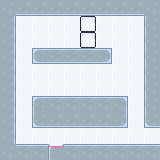

The image is a tile-based game level rendered from a .tmx file. Its description and complete source (layers, tilesets, objects, tile grids) follow:
An orthogonal 10x10 tile map with 16x16 px tiles, 2 tile layers (Tile Layer 2, Tile Layer 1), 2 tilesets and 11 objects (2x block, player_spawn, door, button, path, ...).

<map version="1.10" tiledversion="1.10.2" orientation="orthogonal" renderorder="right-down" width="10" height="10" tilewidth="16" tileheight="16" infinite="0" nextlayerid="5" nextobjectid="19">
 <tileset firstgid="1" source="tiles.tsx" />
 <tileset firstgid="37" source="tiles.tsx" />
 <layer id="4" name="Tile Layer 2" width="10" height="10">
  <data encoding="csv">
6,6,6,6,6,6,6,6,6,6,
6,6,6,6,6,6,6,6,6,6,
6,6,6,6,6,6,6,6,6,6,
6,6,6,6,6,6,6,6,6,6,
6,6,6,6,6,6,6,6,6,6,
6,6,6,6,6,6,6,6,6,6,
6,6,6,6,6,6,6,6,6,6,
6,6,6,6,6,6,6,6,6,6,
6,6,6,6,6,6,6,6,6,6,
6,6,6,6,6,6,6,6,6,6
</data>
 </layer>
 <layer id="1" name="Tile Layer 1" width="10" height="10">
  <data encoding="csv">
9,15,15,15,15,15,15,15,15,9,
10,0,0,0,0,1,0,0,0,8,
10,0,0,0,0,1,0,0,0,8,
10,0,20,21,21,21,22,0,0,8,
10,0,0,0,0,0,0,0,0,8,
10,0,0,0,0,0,0,0,0,8,
10,0,2,3,3,3,3,4,0,8,
10,0,14,15,15,15,15,16,0,14,
10,0,0,0,0,0,0,0,0,0,
9,3,3,13,3,3,3,3,3,3
</data>
 </layer>
 <objectgroup id="2" name="Object Layer 1">
  <object id="1" name="Block" type="block" gid="7" x="49.8278" y="78.2732" width="12.4729" height="12.4729">
   <properties>
    <property name="ruleType" value="Directional" />
    <property name="value" type="int" value="2" />
   </properties>
  </object>
  <object id="5" name="Player Spawn" type="player_spawn" x="56.2898" y="43.5287">
   <point />
  </object>
  <object id="7" name="Door" type="door" gid="24" x="144" y="144" width="16" height="16">
   <properties>
    <property name="onTrigger" value="open" />
    <property name="openDirection" type="int" value="2" />
   </properties>
  </object>
  <object id="8" name="Button" type="button" gid="12" x="96" y="96" width="16" height="16">
   <properties>
    <property name="onImage" type="int" value="17" />
    <property name="trigger" type="object" value="7" />
   </properties>
  </object>
  <object id="9" name="Enemy Path" type="path" x="36" y="88">
   <polyline points="0,0 53,0" />
  </object>
  <object id="11" name="Dock" type="dock" gid="13" x="48" y="160" width="16" height="16">
   <properties>
    <property name="defaultValue" value="Down" />
    <property name="ruleType" value="Directional" />
    <property name="trigger" type="object" value="12" />
   </properties>
  </object>
  <object id="12" name="Gravity" type="gravity" x="0" y="1">
   <properties>
    <property name="trigger" value="change" />
   </properties>
   <point />
  </object>
  <object id="13" name="Exit Point" type="exit_point" x="159.091" y="140">
   <point />
  </object>
  <object id="16" name="Enemy" type="enemy" x="36" y="88" width="8" height="8">
   <properties>
    <property name="path" type="object" value="9" />
   </properties>
  </object>
  <object id="17" name="Patrol Enemy" type="patrol_enemy" x="20" y="128" width="8" height="8" />
  <object id="18" type="block" gid="64" x="113" y="47" width="14" height="14" />
 </objectgroup>
</map>
